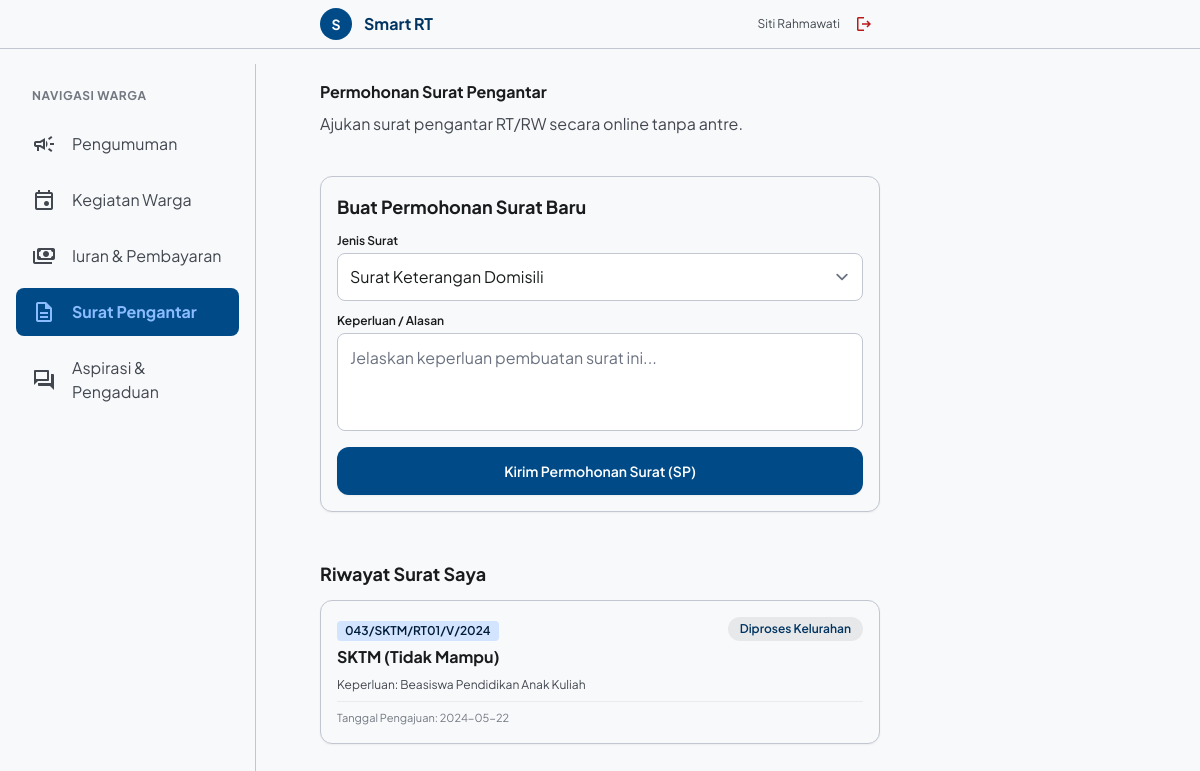
/warga/surat (signed in), run on the app's committed database.
### tables this page shows
CREATE TABLE surat (
            id_surat INTEGER PRIMARY KEY AUTOINCREMENT,
            id_warga INTEGER NOT NULL,
            jenis_surat TEXT NOT NULL,
            tanggal_surat DATE NOT NULL,
            keperluan TEXT NOT NULL,
            no_surat TEXT,
            status TEXT NOT NULL,
            FOREIGN KEY (id_warga) REFERENCES warga(id_warga) ON DELETE CASCADE
        );

### app.py (the view)
@app.route('/warga/surat', methods=['GET', 'POST'])
def warga_surat():
    if 'user_id' not in session:
        return redirect(url_for('login'))
    id_warga = session['user_id']
    success_msg = None
    if request.method == 'POST':
        jenis_surat = request.form.get('jenis_surat')
        keperluan = request.form.get('keperluan')
        res = db.sp_AjukanSuratPengantar(id_warga, jenis_surat, keperluan)
        success_msg = res.get('pesan')
    conn = db.get_db()
    cursor = conn.cursor()
    cursor.execute("SELECT * FROM surat WHERE id_warga = ? ORDER BY id_surat DESC", (id_warga,))
    surat_list = [dict(row) for row in cursor.fetchall()]
    conn.close()
    return render_template('warga_surat.html', surat_list=surat_list, success_msg=success_msg)

### app.py (called while the page is built)
@app.context_processor
def inject_global_vars():
    return dict(now_date=datetime.now().strftime('%A, %d %b %Y'))

### db.py (called while the page is built)
def get_db():
    conn = sqlite3.connect(DB_FILE)
    conn.row_factory = sqlite3.Row
    return conn

### templates/warga_surat.html (shortened to what this page needs)
{% extends 'warga_base.html' %}
{% set active_tab = 'surat' %}
{% block content %}
<div class="flex flex-col gap-stack-sm my-2">
    <h1 class="font-headline-lg-mobile text-headline-lg-mobile text-on-background font-bold">Permohonan Surat Pengantar</h1>
    <p class="font-body-md text-body-md text-on-surface-variant">Ajukan surat pengantar RT/RW secara online tanpa antre.</p>
</div>
<section class="bg-surface border border-outline-variant rounded-xl p-4 my-2 shadow-sm">
    <h2 class="font-headline-md text-on-background font-bold text-lg mb-3">Buat Permohonan Surat Baru</h2>
    <form class="flex flex-col gap-3" action="/warga/surat" method="POST">
        <div class="flex flex-col gap-1">
            <label class="font-label-md text-on-surface font-semibold text-xs">Jenis Surat</label>
            <select name="jenis_surat" class="h-element-height-tap w-full rounded-lg border border-outline-variant px-3 font-body-md text-on-surface focus:border-primary focus:ring-1 focus:ring-primary outline-none">
                <option value="Surat Keterangan Domisili">Surat Keterangan Domisili</option>
            </select>
        </div>
        <div class="flex flex-col gap-1">
            <label class="font-label-md text-on-surface font-semibold text-xs">Keperluan / Alasan</label>
            <textarea name="keperluan" class="rounded-lg border border-outline-variant p-3 font-body-md text-on-surface focus:border-primary focus:ring-1 focus:ring-primary outline-none resize-none" placeholder="Jelaskan keperluan pembuatan surat ini..." rows="3" required></textarea>
        </div>
        <button class="h-element-height-tap w-full bg-primary-container text-on-primary rounded-xl font-label-md text-sm font-semibold flex items-center justify-center mt-1 active:scale-[0.98] transition-transform shadow-sm" type="submit">
            Kirim Permohonan Surat (SP)
        </button>
    </form>
</section>
<section class="my-4">
    <h2 class="font-headline-md text-on-background font-bold text-lg mb-3">Riwayat Surat Saya</h2>
    <div class="flex flex-col gap-3">
        {% for s in surat_list %}
        <div class="bg-surface rounded-xl border border-outline-variant p-4 shadow-sm">
            <div class="flex justify-between items-start mb-2">
                <div>
                    <span class="inline-block px-2 py-0.5 bg-primary-fixed text-on-primary-fixed rounded text-xs font-semibold mb-1">
                        {{ s.no_surat or 'Belum ada nomor' }}
                    </span>
                    <h3 class="font-headline-md text-on-background font-bold text-base">{{ s.jenis_surat }}</h3>
                </div>
                <span class="inline-block px-3 py-1 bg-surface-container-high rounded-full font-label-md text-xs font-semibold text-primary">
                    {{ s.status }}
                </span>
            </div>
            <p class="font-body-md text-on-surface-variant text-xs">Keperluan: {{ s.keperluan }}</p>
            <div class="mt-2 pt-2 border-t border-outline-variant/30 text-[11px] text-outline">
                Tanggal Pengajuan: {{ s.tanggal_surat }}
            </div>
        </div>
        {% else %}
        <div class="p-6 text-center text-outline bg-surface rounded-xl border border-outline-variant text-sm">
            Belum ada permohonan surat.
        </div>
        {% endfor %}
    </div>
</section>
{% endblock %}

### templates/warga_base.html (style rules this page uses)
body { font-family: 'Plus Jakarta Sans', sans-serif; background-color: #f8f9fa; min-height: 100vh; }

### data on the page
surat: no_surat "043/SKTM/RT01/V/2024", jenis_surat "SKTM (Tidak Mampu)", status "Diproses Kelurahan", keperluan "Beasiswa Pendidikan Anak Kuliah", tanggal_surat "2024-05-22"

### other printed values
{{ session['user_name'][0] if session.get('user_name') else 'W' }} "S"
{{ session['user_name'] }} "Siti Rahmawati"
